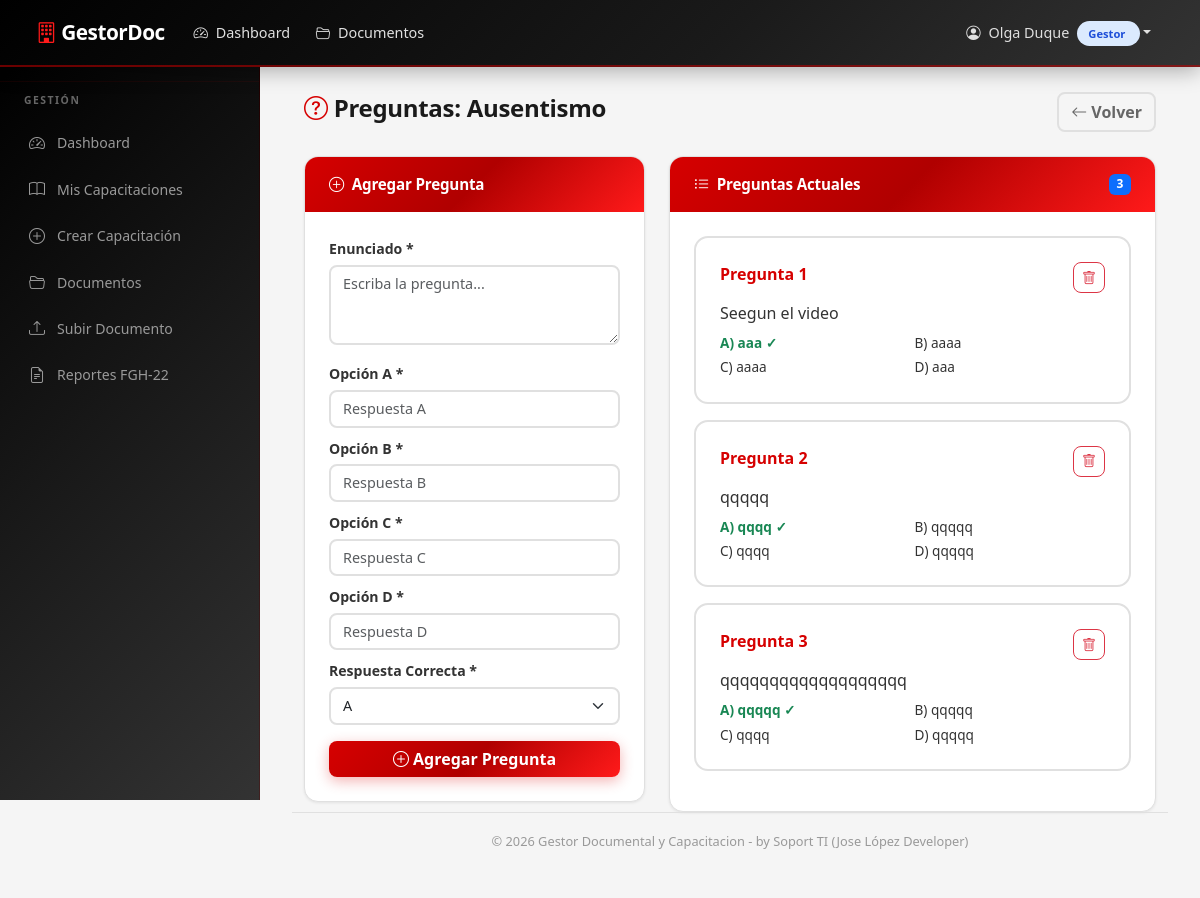
The page /capacitacion/8/preguntas (signed in) on the database its author committed.
### models.py (models this page shows, shortened)
class User(UserMixin, db.Model):
    __tablename__ = 'user'
    id = db.Column(db.Integer, primary_key=True)
    username = db.Column(db.String(80), unique=True, nullable=False)
    password_hash = db.Column(db.String(256), nullable=False)
    nombres = db.Column(db.String(120), nullable=False, default='')
    apellidos = db.Column(db.String(120), nullable=False, default='')
    role = db.Column(db.String(20), nullable=False, default='Empleado')
    activo = db.Column(db.Boolean, default=True)
    fecha_creacion = db.Column(db.DateTime, default=datetime.utcnow)
    gestor = db.relationship('Gestor', backref='user', uselist=False, lazy=True)
    empleado = db.relationship('Empleado', backref='user', uselist=False, lazy=True)
    @property
    def nombre_completo(self):
        return f'{self.nombres} {self.apellidos}'.strip()

class Capacitacion(db.Model):
    __tablename__ = 'capacitacion'
    id = db.Column(db.Integer, primary_key=True)
    titulo = db.Column(db.String(200), nullable=False)
    descripcion = db.Column(db.Text, default='')
    area_id = db.Column(db.Integer, db.ForeignKey('area.id'), nullable=False)
    gestor_id = db.Column(db.Integer, db.ForeignKey('gestor.id'), nullable=False)
    material_link = db.Column(db.String(500), default='')  # Video/PDF link (legacy)
    porcentaje_aprobacion = db.Column(db.Integer, default=80)  # % mínimo para aprobar
    activa = db.Column(db.Boolean, default=True)
    fecha_creacion = db.Column(db.DateTime, default=datetime.utcnow)
    preguntas = db.relationship('Pregunta', backref='capacitacion', lazy=True,
                                cascade='all, delete-orphan')
    progreso = db.relationship('ProgresoCapacitacion', backref='capacitacion', lazy=True)
    materiales = db.relationship('MaterialCapacitacion', backref='capacitacion', lazy=True,
                                 cascade='all, delete-orphan')

class Pregunta(db.Model):
    __tablename__ = 'pregunta'
    id = db.Column(db.Integer, primary_key=True)
    capacitacion_id = db.Column(
        db.Integer, db.ForeignKey('capacitacion.id'), nullable=False
    )
    enunciado = db.Column(db.Text, nullable=False)
    opcion_a = db.Column(db.String(300), nullable=False, default='')
    opcion_b = db.Column(db.String(300), nullable=False, default='')
    opcion_c = db.Column(db.String(300), nullable=False, default='')
    opcion_d = db.Column(db.String(300), nullable=False, default='')
    respuesta_correcta = db.Column(db.String(1), nullable=False, default='A')

### routes/gestor.py (the view, shortened to what this page needs)
@gestor_bp.route('/capacitacion/<int:capacitacion_id>/preguntas',
                 methods=['GET', 'POST'])
@login_required
def agregar_preguntas(capacitacion_id):
    gestor = get_gestor()
    if not gestor:
        flash('Acceso no autorizado.', 'danger')
        return redirect(url_for('main.dashboard'))
    cap = Capacitacion.query.get_or_404(capacitacion_id)
    if cap.gestor_id != gestor.id:
        flash('No tiene permisos para esta capacitación.', 'danger')
        return redirect(url_for('gestor.mis_capacitaciones'))
    preguntas = Pregunta.query.filter_by(capacitacion_id=cap.id).all()
    return render_template('gestor/preguntas.html',
                           capacitacion=cap, preguntas=preguntas, gestor=gestor)

### templates/gestor/preguntas.html (shortened to what this page needs)
{% extends "base.html" %}
{% block content %}
<div class="container-fluid">
    <div class="d-flex justify-content-between align-items-center mb-4">
        <h4>
            <i class="bi bi-question-circle"></i>
            Preguntas: {{ capacitacion.titulo }}
        </h4>
        <a href="{{ url_for('gestor.mis_capacitaciones') }}" class="btn btn-outline-secondary">
            <i class="bi bi-arrow-left"></i> Volver
        </a>
    </div>
    <div class="row">
        <div class="col-md-5">
            <div class="card-custom">
                <div class="card-header">
                    <i class="bi bi-plus-circle"></i> Agregar Pregunta
                </div>
                <div class="card-body">
                    <form method="POST">
                        <div class="mb-3">
                            <label class="form-label fw-semibold">Enunciado *</label>
                            <textarea class="form-control" name="enunciado" rows="3"
                                      required placeholder="Escriba la pregunta..."></textarea>
                        </div>
                        <div class="mb-2">
                            <label class="form-label">Opción A *</label>
                            <input type="text" class="form-control" name="opcion_a" required
                                   placeholder="Respuesta A">
                        </div>
                        <div class="mb-2">
                            <label class="form-label">Opción B *</label>
                            <input type="text" class="form-control" name="opcion_b" required
                                   placeholder="Respuesta B">
                        </div>
                        <div class="mb-2">
                            <label class="form-label">Opción C *</label>
                            <input type="text" class="form-control" name="opcion_c" required
                                   placeholder="Respuesta C">
                        </div>
                        <div class="mb-2">
                            <label class="form-label">Opción D *</label>
                            <input type="text" class="form-control" name="opcion_d" required
                                   placeholder="Respuesta D">
                        </div>
                        <div class="mb-3">
                            <label class="form-label fw-semibold">Respuesta Correcta *</label>
                            <select class="form-select" name="respuesta_correcta" required>
                                <option value="A">A</option>
                            </select>
                        </div>
                        <button type="submit" class="btn btn-primary w-100">
                            <i class="bi bi-plus-circle"></i> Agregar Pregunta
                        </button>
                    </form>
                </div>
            </div>
        </div>
        <div class="col-md-7">
            <div class="card-custom">
                <div class="card-header d-flex justify-content-between align-items-center">
                    <span><i class="bi bi-list-ul"></i> Preguntas Actuales</span>
                    <span class="badge bg-primary">{{ preguntas | length }}</span>
                </div>
                <div class="card-body">
                    {% if not preguntas %}
                    <div class="empty-state">
                        <i class="bi bi-question-circle d-block"></i>
                        <p>No hay preguntas aún. Agregue la primera.</p>
                    </div>
                    {% else %}
                    {% for pregunta in preguntas %}
                    <div class="pregunta-card">
                        <div class="d-flex justify-content-between align-items-start mb-2">
                            <strong class="text-primary">Pregunta {{ loop.index }}</strong>
                            <form method="POST"
                                  action="{{ url_for('gestor.eliminar_pregunta', pregunta_id=pregunta.id) }}">
                                <button type="submit" class="btn btn-sm btn-outline-danger"
                                        onclick="return confirm('¿Eliminar esta pregunta?')">
                                    <i class="bi bi-trash"></i>
                                </button>
                            </form>
                        </div>
                        <p class="mb-2">{{ pregunta.enunciado }}</p>
                        <div class="row g-1" style="font-size: 0.85rem;">
                            <div class="col-6">
                                <span class="{% if pregunta.respuesta_correcta == 'A' %}text-success fw-bold{% endif %}">
                                    A) {{ pregunta.opcion_a }}
                                    {% if pregunta.respuesta_correcta == 'A' %} ✓{% endif %}
                                </span>
                            </div>
                            <div class="col-6">
                                <span class="{% if pregunta.respuesta_correcta == 'B' %}text-success fw-bold{% endif %}">
                                    B) {{ pregunta.opcion_b }}
                                </span>
                            </div>
                            <div class="col-6">
                                <span class="{% if pregunta.respuesta_correcta == 'C' %}text-success fw-bold{% endif %}">
                                    C) {{ pregunta.opcion_c }}
                                </span>
                            </div>
                            <div class="col-6">
                                <span class="{% if pregunta.respuesta_correcta == 'D' %}text-success fw-bold{% endif %}">
                                    D) {{ pregunta.opcion_d }}
                                </span>
                            </div>
                        </div>
                    </div>
                    {% endfor %}
                    {% endif %}
                </div>
            </div>
        </div>
    </div>
</div>
{% endblock %}

### templates/base.html (shortened to what this page needs)
<!DOCTYPE html>
<html lang="es">
<head>
    <link href="https://cdn.jsdelivr.net/npm/bootstrap@5.3.3/dist/css/bootstrap.min.css" rel="stylesheet">
    <link href="https://cdn.jsdelivr.net/npm/bootstrap-icons@1.11.3/font/bootstrap-icons.min.css" rel="stylesheet">
    <link href="{{ url_for('static', filename='css/style.css') }}" rel="stylesheet">
</head>
<body>
    {% if current_user.is_authenticated %}
    <nav class="navbar navbar-expand-lg navbar-dark navbar-custom fixed-top">
        <div class="container-fluid">
            <a class="navbar-brand" href="{{ url_for('main.dashboard') }}">
                <i class="bi bi-building"></i> GestorDoc
            </a>
            <div class="collapse navbar-collapse" id="navbarNav">
                <ul class="navbar-nav me-auto">
                    <li class="nav-item">
                        <a class="nav-link" href="{{ url_for('main.dashboard') }}">
                            <i class="bi bi-speedometer2"></i> Dashboard
                        </a>
                    </li>
                    <li class="nav-item">
                        <a class="nav-link" href="{{ url_for('documentos.listar') }}">
                            <i class="bi bi-folder2-open"></i> Documentos
                        </a>
                    </li>
                </ul>
                <ul class="navbar-nav">
                    <li class="nav-item dropdown">
                        <a class="nav-link dropdown-toggle" href="#" role="button"
                           data-bs-toggle="dropdown">
                            <i class="bi bi-person-circle"></i>
                            {{ current_user.nombre_completo }}
                            <span class="badge-role"
                                  style="background:#dbeafe;color:#1d4ed8;margin-left:4px;">
                                {{ current_user.role | role_label }}
                            </span>
                        </a>
                    </li>
                </ul>
            </div>
        </div>
    </nav>
    <div class="sidebar">
        {% if current_user.role == 'Admin' %}
        <div class="sidebar-heading">Administración</div>
        <a href="{{ url_for('main.dashboard') }}" class="nav-link">
            <i class="bi bi-speedometer2"></i> Dashboard
        </a>
        <a href="{{ url_for('admin.listar_empleados') }}" class="nav-link">
            <i class="bi bi-people"></i> Empleados
        </a>
        <a href="{{ url_for('admin.listar_gestores') }}" class="nav-link">
            <i class="bi bi-person-badge"></i> Gestores
        </a>
        <a href="{{ url_for('rrhh.panel') }}" class="nav-link">
            <i class="bi bi-people"></i> Panel RRHH
        </a>
        <a href="{{ url_for('documentos.listar') }}" class="nav-link">
            <i class="bi bi-folder2-open"></i> Documentos
        </a>
        <a href="{{ url_for('documentos.subir') }}" class="nav-link">
            <i class="bi bi-upload"></i> Subir Documento
        </a>
        <a href="{{ url_for('rrhh.reporte') }}" class="nav-link">
            <i class="bi bi-graph-up"></i> Reportes
        </a>
        <a href="{{ url_for('rrhh.listar_reportes_control') }}" class="nav-link">
            <i class="bi bi-file-earmark-text"></i> Reportes FGH-22
        </a>
        {% elif current_user.role == 'Gestor' %}
        <div class="sidebar-heading">Gestión</div>
        <a href="{{ url_for('main.dashboard') }}" class="nav-link">
            <i class="bi bi-speedometer2"></i> Dashboard
        </a>
        <a href="{{ url_for('gestor.mis_capacitaciones') }}" class="nav-link">
            <i class="bi bi-book"></i> Mis Capacitaciones
        </a>
        <a href="{{ url_for('gestor.crear_capacitacion') }}" class="nav-link">
            <i class="bi bi-plus-circle"></i> Crear Capacitación
        </a>
        <a href="{{ url_for('documentos.listar') }}" class="nav-link">
            <i class="bi bi-folder2-open"></i> Documentos
        </a>
        <a href="{{ url_for('documentos.subir') }}" class="nav-link">
            <i class="bi bi-upload"></i> Subir Documento
        </a>
        <a href="{{ url_for('rrhh.listar_reportes_control') }}" class="nav-link">
            <i class="bi bi-file-earmark-text"></i> Reportes FGH-22
        </a>
        {% endif %}
    </div>
    {% endif %}
    {% if current_user.is_authenticated %}
    <div class="main-content">
    {% endif %}
        {% block content %}{% endblock %}
    {% if current_user.is_authenticated %}
        <div class="footer">
            © 2026 Gestor Documental y Capacitacion - by Soport TI (Jose López Developer)
        </div>
    </div>
    {% endif %}
</body>
</html>

### rows shown on the page
User: nombre_completo "Olga Duque", role|role_label "Gestor"
Capacitacion: titulo "Ausentismo"
Pregunta: enunciado "Seegun el video", opcion_a "aaa", opcion_b "aaaa", opcion_c "aaaa", opcion_d "aaa"
Pregunta: enunciado "qqqqq", opcion_a "qqqq", opcion_b "qqqqq", opcion_c "qqqq", opcion_d "qqqqq"
Pregunta: enunciado "qqqqqqqqqqqqqqqqqqq", opcion_a "qqqqq", opcion_b "qqqqq", opcion_c "qqqq", opcion_d "qqqqq"

### other values the page prints
{{ preguntas | length }} "3"
